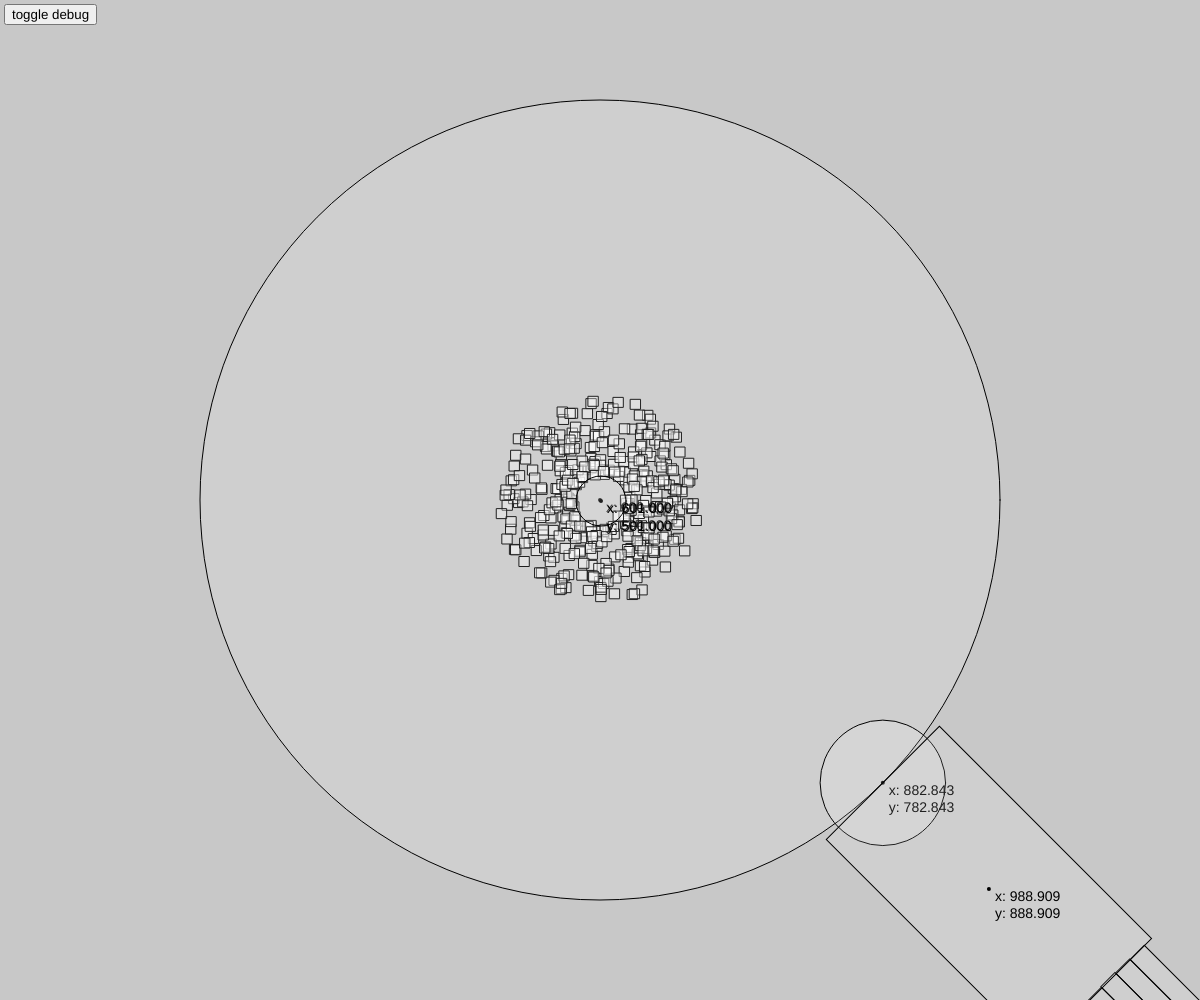
Frame 1 (no input)
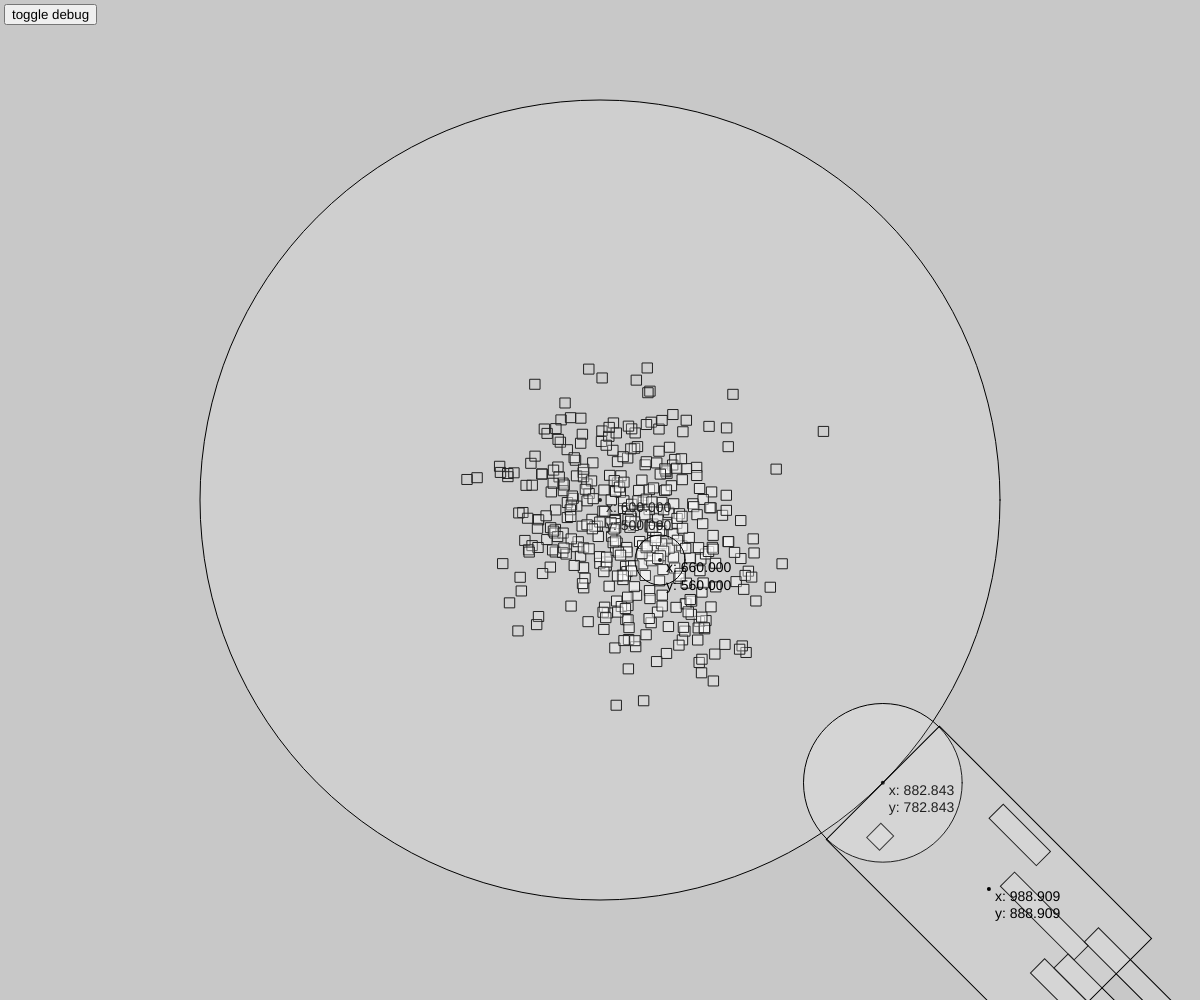
Frame 60 (no input)
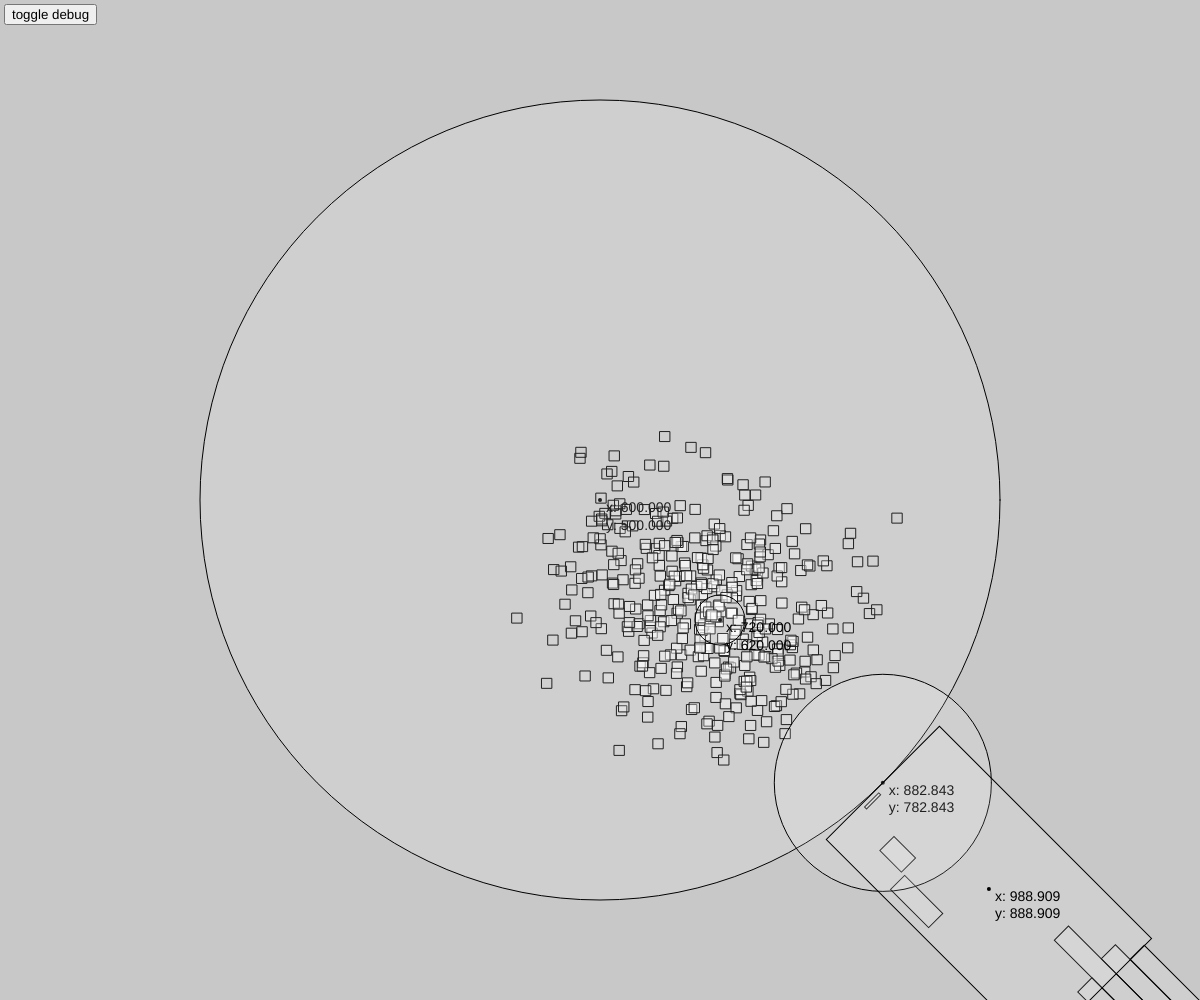
Frame 120 (the mouse pressed at the canvas centre since frame 60)

The p5.js sketch that drew these frames (run headless with seeded random() and noise() and a simulated clock; from frame 60 on, the mouse is pressed at the canvas centre):

// p5.js sketch
// ── sketch.js
let gravity;
let canvasCenter;
let wonderer;
let controller;
let debugOverlay;
let debugButton;

function setup() {
  createCanvas(windowWidth, windowHeight);
  canvasCenter = createVector(width / 2, height / 2);
  rectMode(CENTER);
  noStroke();
  noFill();

  gravity = 3;
  wonderer = new Wonderer();
  controller = new Controller();
  debugOverlay = new DebugOverlay({
    enabled: true,
    pointSize: 4,
    fontSize: 14,
    lineWeight: 1,
    textOffset: createVector(6, 12),
    fill: color(255, 255, 255, 32),
  });
}

function toggleDebug() {
  debugOverlay.toggleDebug();
}

function draw() {
  if(debugOverlay.enabled) {
    background(200);
  } else {
    background(55, 37, 73);
  }
  
  wonderer.particles.forEach(particle => {
    wonderer.attract(particle);
    controller.repel(particle);
    particle.draw();
  });

  wonderer.draw();
  controller.draw();

  if(debugOverlay.enabled) debugOverlay.draw();
}

function windowResized() {
  resizeCanvas(windowWidth, windowHeight);
}
// ── Controller.js
class Controller {
    constructor() {
        this.width = 300;
        this.height = 160;
        this.position = p5.Vector.sub(wonderer.position, canvasCenter).setMag(wonderer.bounds / 2).add(canvasCenter);
        this.controllerCenter = p5.Vector.sub(this.position, canvasCenter).setMag(this.width / 2).add(this.position);
        this.mass = 250;
        this.maxMass = 25000;
        this.radius = canvasCenter.y;
        this.angle = p5.Vector.sub(this.position, wonderer.position).heading();
        this.lineCount = 7;
        this.lines = [];

        this.setup();
    }

    setup() {
        for(let i = 0; i < this.lineCount; i++) {
            this.lines.push(new ControllerParticle({
                parent: this,
                offset: i,
            }));
        }
    }

    update() {
        this.position = p5.Vector.sub(wonderer.position, canvasCenter).setMag(wonderer.bounds / 2).add(canvasCenter);
        this.controllerCenter = p5.Vector.sub(this.position, canvasCenter).setMag(this.width / 2).add(this.position);
        this.angle = p5.Vector.sub(this.position, wonderer.position).heading();
        this.mass = this.maxMass / (p5.Vector.sub(wonderer.position, this.position).mag() / 2);
    }

    draw() {
        this.update();
        this.lines.forEach(line => {
            line.draw();
        });
    }

    repel(particle) {
        let force = p5.Vector.sub(this.position, particle.position);
        let distance = force.mag();
        let magnitude = -1 * gravity * ((this.mass * particle.mass) / (distance * distance));
        
        force.setMag(magnitude);
        particle.applyForce(force);
    }
}
// ── ControllerParticle.js
class ControllerParticle {
    constructor(config) {
        this.parent = config.parent;
        this.offset = config.offset;
        this.width = 200;
        this.height = 20;
        this.position = createVector((this.width - this.velocity) * 2, (this.height * this.offset) + (this.height / 2) - (this.parent.lineCount * this.height / 2));
        this.velocity = random(0, 2);
        this.acceleration = random(0, 0.25);
    }

    update() {
        if(this.width <= this.velocity) {
            this.width = 200;
            this.velocity = random(0, 2);
            this.acceleration = random(0, 0.25);
        }

        this.velocity += this.acceleration;
        this.position = createVector((this.width - this.velocity) * 2, (this.height * this.offset) + (this.height / 2) - (this.parent.lineCount * this.height / 2));
        this.width -= this.velocity;
    }

    draw() {
        this.update();

        push();
        if(debugOverlay.enabled) {
            strokeWeight(1);
            stroke(0);
            fill(255, 255, 255, 32);
        } else {            
            fill(120, 20, 20, 255);
        }
        translate(this.parent.position.x, this.parent.position.y);
        rotate(this.parent.angle);
        rect(this.position.x, this.position.y, this.width, this.height);
        pop();
    }
}
// ── DebugOverlay.js
class DebugOverlay {
    constructor(config) {
        this.enabled = config.enabled;
        this.pointSize = config.pointSize;
        this.fontSize = config.fontSize;
        this.lineWeight = config.lineWeight;
        this.textOffset = config.textOffset;
        this.fill = config.fill;
        this.debugButton = createButton('toggle debug');
        this.debugButton.position(4, 4);
        this.debugButton.mousePressed(toggleDebug);
    }

    toggleDebug() {
        this.enabled = !this.enabled;
    }

    draw() {
        push();

        //canvas center point
        strokeWeight(this.pointSize);
        stroke(0);
        point(canvasCenter.x, canvasCenter.y);

        //canvas center text
        textSize(this.fontSize);
        noStroke();
        fill(0);
        text(`x: ${canvasCenter.x.toFixed(3)}\ny: ${canvasCenter.y.toFixed(3)}`, canvasCenter.x + this.textOffset.x, canvasCenter.y + this.textOffset.y);

        //wonderer bounds
        strokeWeight(this.lineWeight);
        stroke(0);
        fill(this.fill);
        circle(canvasCenter.x, canvasCenter.y, wonderer.bounds);
        
        //wonderer center point
        strokeWeight(this.pointSize);
        stroke(0);
        point(wonderer.position.x, wonderer.position.y);

        //wonderer mass
        strokeWeight(this.lineWeight);
        fill(this.fill);
        circle(wonderer.position.x, wonderer.position.y, wonderer.mass);

        //wonderer center text
        textSize(this.fontSize);
        noStroke();
        fill(0);
        text(`x: ${wonderer.position.x.toFixed(3)}\ny: ${wonderer.position.y.toFixed(3)}`, wonderer.position.x + this.textOffset.x, wonderer.position.y + this.textOffset.y);

        //controller mass point
        strokeWeight(this.pointSize);
        stroke(0);
        point(controller.position.x, controller.position.y);

        //controller mass
        strokeWeight(this.lineWeight);
        fill(this.fill);
        circle(controller.position.x, controller.position.y, controller.mass);

        //controller mass text
        textSize(this.fontSize);
        noStroke();
        fill(0);
        text(`x: ${controller.position.x.toFixed(3)}\ny: ${controller.position.y.toFixed(3)}`, controller.position.x + this.textOffset.x, controller.position.y + this.textOffset.y);

        //controller rectangle
        push();        
        translate(controller.position.x, controller.position.y);
        rotate(controller.angle);
        strokeWeight(this.lineWeight);
        stroke(0)
        fill(this.fill);
        rect(controller.width / 2, 0, controller.width, controller.height);
        pop();

        //controller rectangle center point
        strokeWeight(this.pointSize);
        stroke(0);
        point(controller.controllerCenter.x, controller.controllerCenter.y);

        //controller rectangle center text
        noStroke();
        strokeWeight(this.pointSize);
        text(`x: ${controller.controllerCenter.x.toFixed(3)}\ny: ${controller.controllerCenter.y.toFixed(3)}`, controller.controllerCenter.x + this.textOffset.x, controller.controllerCenter.y + this.textOffset.y);
        pop();
    }
}
// ── Wonderer.js
class Wonderer {
    constructor() {
        this.position = createVector((width / 2), (height / 2));
        this.velocity = createVector(1.00, 1.00);
        //this.acceleration = createVector(0, 0);
        this.mass = 50;
        this.bounds = 800;
        this.bounceDistance = 10;
        this.particleResetMinDistance = 4;
        this.particleResetMaxDistanceMultiplier = 6;
        this.particleResetMaxDistance = this.mass * this.particleResetMaxDistanceMultiplier;
        this.particleCount = 400;
        this.particles = [];

        this.setup();
    }

    setup() {
        for(let i = 0; i < this.particleCount; i++) {
            this.particles.push(new WondererParticle({
                position: p5.Vector.add(this.position, p5.Vector.random2D().setMag(random(this.mass * 0.5, this.mass * 2))),
                velocity: p5.Vector.random2D().setMag(random(2)),
                parent: this,
            }));
        }
        
        console.log(`velocity: ${this.velocity}`);
        console.log(`heading: ${this.velocity.heading()}`);
        console.log(`distance: ${p5.Vector.sub(this.position, canvasCenter).mag()}`);
    }

    update() {
        //this.velocity.add(this.acceleration);
        this.position.add(this.velocity);

        if(p5.Vector.sub(this.position, canvasCenter).mag() > ((this.bounds / 2) - this.bounceDistance)) {
            let randomDirection = random() > 0.5 ? -1 : 1;
            this.velocity.setHeading(this.velocity.heading() + (PI) + (PI/36 * randomDirection));
            this.position = p5.Vector.sub(wonderer.position, canvasCenter).setMag((wonderer.bounds / 2) - this.bounceDistance).add(canvasCenter);
            console.log(`velocity: ${this.velocity}`);
            console.log(`heading: ${this.velocity.heading()}`);
            //noLoop();
        }

        //this.acceleration.mult(0);
    }

    draw() {
        this.update();
    }

    attract(particle) {
        let direction = p5.Vector.sub(this.position, particle.position);
        let distance = direction.mag();
        let magnitude = gravity * ((this.mass * particle.mass) / (distance * distance));
        let force = direction.copy();

        if(distance < this.particleResetMinDistance || distance > this.particleResetMaxDistance * random(0.5, 2)) {
            particle.position = p5.Vector.add(wonderer.position, p5.Vector.random2D().setMag(random(wonderer.mass * 0.5, wonderer.mass * 2)));
            particle.velocity = p5.Vector.random2D().setMag(2);
        }

        force.setMag(magnitude);
        particle.applyForce(force);
    }
}
// ── WondererParticle.js
class WondererParticle {
    constructor(config) {
        this.position = config.position;
        this.velocity = config.velocity;
        this.acceleration = createVector(0, 0);
        this.mass = 1;
        this.maxVelocity = 3;
        this.opacity = 255;
        this.size = 10;
        this.parent = config.parent;
    }

    applyForce(force) {
        let f = p5.Vector.div(force, this.mass);
        this.acceleration.add(f);
    }

    update() {
        this.velocity.add(this.acceleration);
        this.velocity.limit(this.maxVelocity);
        this.position.add(this.velocity);
        this.acceleration.mult(0);

        this.opacity = 200 - p5.Vector.sub(this.parent.position, this.position).mag();
    }

    draw() {
        this.update();

        push();
        if(debugOverlay.enabled) {
            strokeWeight(1);
            stroke(0);
            fill(255, 255, 255, this.opacity - 20);
        } else {
            fill(0, 166, 251, this.opacity - 20);
        }
        rect(this.position.x, this.position.y, this.size);
        pop();
    }
}
